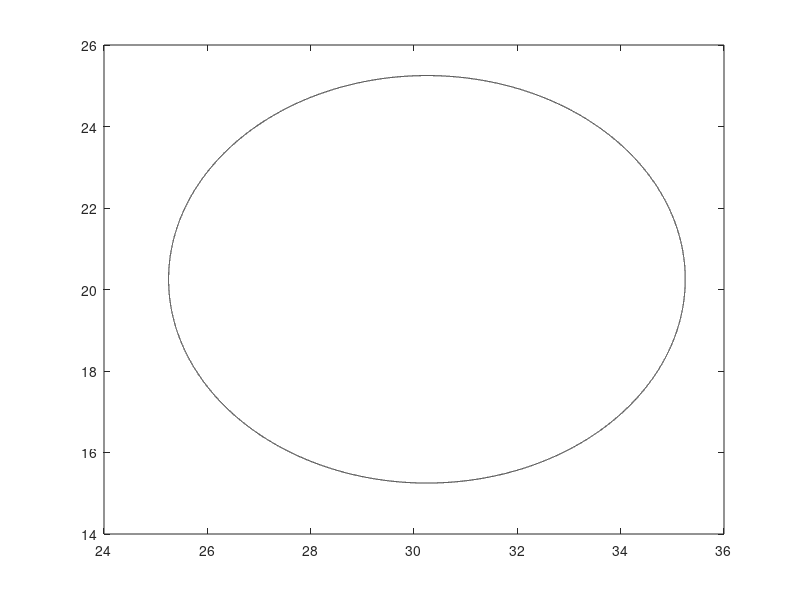

MATLAB code for this plot:
% draw circle code
% resolution of plot
t = linspace(0,2*pi,100000);

% assumed centre of the circle (cirX, cirY): sets at origin(0,0)

cirX = 30.25;
cirY = 20.25;

% radius of the centre circle, 500mm = 5m
r = 5;

% circle dual equations

x = r*cos(t) + cirX;
y = r*sin(t) + cirY;

plot(x,y,'Color', 'black');
% end of code